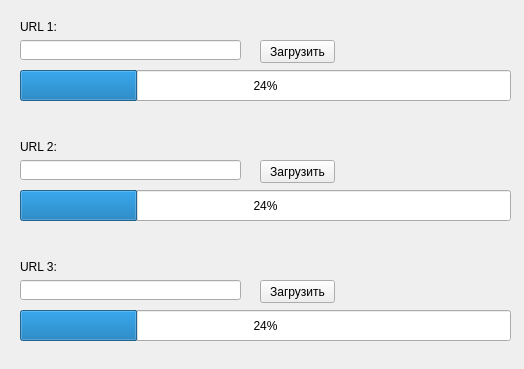
<?xml version="1.0" encoding="UTF-8"?>
<ui version="4.0">
 <class>Form</class>
 <widget class="QWidget" name="Form">
  <property name="geometry">
   <rect>
    <x>0</x>
    <y>0</y>
    <width>524</width>
    <height>369</height>
   </rect>
  </property>
  <property name="minimumSize">
   <size>
    <width>524</width>
    <height>369</height>
   </size>
  </property>
  <property name="maximumSize">
   <size>
    <width>524</width>
    <height>369</height>
   </size>
  </property>
  <property name="windowTitle">
   <string>Загрузка файлов</string>
  </property>
  <widget class="QProgressBar" name="progressBar">
   <property name="geometry">
    <rect>
     <x>20</x>
     <y>70</y>
     <width>491</width>
     <height>31</height>
    </rect>
   </property>
   <property name="value">
    <number>24</number>
   </property>
  </widget>
  <widget class="QProgressBar" name="progressBar_2">
   <property name="geometry">
    <rect>
     <x>20</x>
     <y>190</y>
     <width>491</width>
     <height>31</height>
    </rect>
   </property>
   <property name="value">
    <number>24</number>
   </property>
  </widget>
  <widget class="QProgressBar" name="progressBar_3">
   <property name="geometry">
    <rect>
     <x>20</x>
     <y>310</y>
     <width>491</width>
     <height>31</height>
    </rect>
   </property>
   <property name="value">
    <number>24</number>
   </property>
  </widget>
  <widget class="QLineEdit" name="lineEdit">
   <property name="geometry">
    <rect>
     <x>20</x>
     <y>40</y>
     <width>221</width>
     <height>20</height>
    </rect>
   </property>
  </widget>
  <widget class="QLineEdit" name="lineEdit_2">
   <property name="geometry">
    <rect>
     <x>20</x>
     <y>160</y>
     <width>221</width>
     <height>20</height>
    </rect>
   </property>
  </widget>
  <widget class="QLineEdit" name="lineEdit_3">
   <property name="geometry">
    <rect>
     <x>20</x>
     <y>280</y>
     <width>221</width>
     <height>20</height>
    </rect>
   </property>
  </widget>
  <widget class="QPushButton" name="pushButton">
   <property name="geometry">
    <rect>
     <x>260</x>
     <y>40</y>
     <width>75</width>
     <height>23</height>
    </rect>
   </property>
   <property name="text">
    <string>Загрузить</string>
   </property>
  </widget>
  <widget class="QPushButton" name="pushButton_2">
   <property name="geometry">
    <rect>
     <x>260</x>
     <y>160</y>
     <width>75</width>
     <height>23</height>
    </rect>
   </property>
   <property name="text">
    <string>Загрузить</string>
   </property>
  </widget>
  <widget class="QPushButton" name="pushButton_3">
   <property name="geometry">
    <rect>
     <x>260</x>
     <y>280</y>
     <width>75</width>
     <height>23</height>
    </rect>
   </property>
   <property name="text">
    <string>Загрузить</string>
   </property>
  </widget>
  <widget class="QLabel" name="label">
   <property name="geometry">
    <rect>
     <x>20</x>
     <y>20</y>
     <width>46</width>
     <height>13</height>
    </rect>
   </property>
   <property name="text">
    <string>URL 1:</string>
   </property>
  </widget>
  <widget class="QLabel" name="label_2">
   <property name="geometry">
    <rect>
     <x>20</x>
     <y>140</y>
     <width>46</width>
     <height>13</height>
    </rect>
   </property>
   <property name="text">
    <string>URL 2:</string>
   </property>
  </widget>
  <widget class="QLabel" name="label_3">
   <property name="geometry">
    <rect>
     <x>20</x>
     <y>260</y>
     <width>46</width>
     <height>13</height>
    </rect>
   </property>
   <property name="text">
    <string>URL 3:</string>
   </property>
  </widget>
 </widget>
 <resources/>
 <connections/>
</ui>
